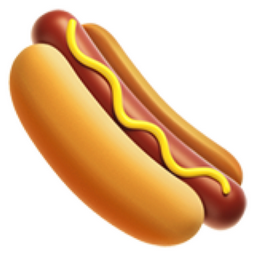
#> input picture input-imgs/hot-dog.png, 256 x 256 px
$ jupyter execute --allow-errors image-ascii.ipynb
#> lines starting #> are read from the running program, lines starting #| are printed output that depends on the picture
# Image to ASCII

## Table of Contents

# --------------------

## 1. Importing Libraries

## 2. Encoding Image to ASCII

## 3. Decoding ASCII

# --------------------

# Importing Libraries

[cell 1]
# Used for openning images
from PIL import Image

# Used for displaying images
from IPython.display import display

# Used for manipulating images as an array of values
import numpy as np

# Used for showing graph of values of imported images
import matplotlib.pyplot as plt

# Used for rounding values appropiately
import math

# Used for saving images and searching directories
import os

# Encoding Image to ASCII

## Importing and Grayscaling Image

[cell 2]
# Open the image
black_white_image = Image.open("input-imgs/hot-dog.png").convert('L')
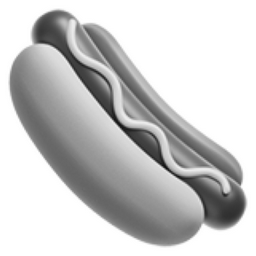
#> black_white_image: PIL image 256x256 L; min 18, max 255, mean 200.9

# Convert the image to a NumPy array
black_white_image_array = np.array(black_white_image)

[cell 3]
# Convert the edited array back to an image
black_white_image = Image.fromarray(black_white_image_array)

# Shows the grayscaled image
#display(black_white_image)

# Prints the resolution of the image
width, height = black_white_image.size
#> width = 256; height = 256
#print("Resolution: " + str(width) + "x" + str(height))

## Changing Resolution

[cell 4]
# Function to perform the averaging operation
def average_cells(arr):
    # Removing pixels to ensure that both resolution values are even
    if(len(arr) % 2 != 0):
        arr= np.delete(arr, 0, axis=0)

    if(len(arr[0]) % 2 != 0):
        # Checking and adjusting horizontal resolution
        # Removing the first column
        arr = arr[:, 1:]

    n, m = arr.shape[0] // 2, arr.shape[1] // 2
    return arr.reshape(n, 2, m, 2).mean(axis=(1, 3)).astype(int)

[cell 5]
# Iterates the averaging cells function to reduce resolution
# x and y values can be modified to change the new resolution, variables or parameters in while loop are modifiable
x = 1001
y = 1001
while x > 100 and y > 100:

    x = len(black_white_image_array[0])
    y = len(black_white_image_array)

    if(x > 64 and y > 64):
        black_white_image_array = average_cells(black_white_image_array)

        x = len(black_white_image_array[0])
        y = len(black_white_image_array)
#> this loop made 2 passes
#> pass 1, `black_white_image_array = average_cells(black_white_image_array)`:
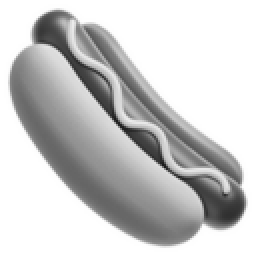
#> black_white_image_array: shape (128, 128) int64 (shown 2 times larger); min 25, max 255, mean 200.7
#> pass 2, `black_white_image_array = average_cells(black_white_image_array)`:
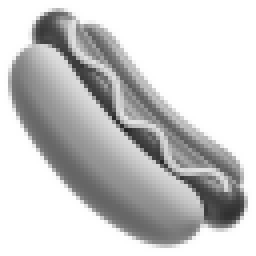
#> black_white_image_array: shape (64, 64) int64 (shown 4 times larger); min 36, max 255, mean 200.5

# Creates the a new image from the new array
black_white_image_low_res = Image.fromarray(black_white_image_array.astype('uint8'))

# Shows the image and its new resolution
#display(black_white_image_low_res)
#print("New Resolution: " + str(x) + "x" + str(y))

## Graphing Values Present in Image

[cell 6]
# Setting bin counts used to define the number of ASCII characters present in the ASCII art (13 is recommended)
image_bin_count = 13

# Computing histogram values and the bin edges
hist, bin_edges = np.histogram(black_white_image_array, bins=image_bin_count)
#> hist = [14, 114, 74, 139, 309, 245, 271, 220, 198, 192, 223, 56, 2041]; bin_edges = [36, 52.85, 69.69, 86.54, 103.4, 120.2, 137.1, 153.9, 170.8, 187.6, 204.5, 221.3, 238.2, 255]

# [10 lines of commented-out code are left out]

## ASCII Characters Lists

[cell 7]
ALL_ASCII_CHARS = ['$', '@', 'B', '%', '8', '&', 'W', 'M', '#', '*', 'o', 'a', 'h', 'k', 'b', 'd', 'p', 'q', 'w', 'm', 'Z', 'O', '0', 'Q', 'L', 'C', 'J', 'U', 'Y', 'X', 'z', 'c', 'v', 'u', 'n', 'x', 'r', 'j', 'f', 't', '/', '\\', '|', '(', ')', '1', '{', '}', '[', ']', '?', '-', '_', '+', '~', '<', '>', 'i', '!', 'l', 'I', ';', ':', ',', '^', '`', "'", '.']
STYLE_ASCII_CHARS = ["@", "#", "$", 'B', "%", "?", "*", "+", ';', ":", ",", ".", " "]

FULL_ASCII_CHARS = STYLE_ASCII_CHARS

## Converting Pixel Integer Values to ASCII

[cell 8]
# Function to convert values in numpy array to ASCII characters
def set_ascii_chars(image_array):

    # Array to fill with values representing ASCII art
    ascii_image = []

    # Loops through the rows of the input array
    for i in range(len(image_array)):

        # Array to fill with values representing lines in ASCII art
        ascii_image_line = []

        # Loops through elements in line of numpy array
        for j in range(len(image_array[i])):

            # Appends ASCII character to row list based on
            for k in range(len(bin_edges)-1):
                if(image_array[i][j] == bin_edges[k+1]):
                    ascii_image_line.append(FULL_ASCII_CHARS[k])

                elif(image_array[i][j] > bin_edges[k] and image_array[i][j] < bin_edges[k+1]):
                    ascii_image_line.append(FULL_ASCII_CHARS[k])

        # Ensures ASCII line length is the same as the image line length
        # Adds space character if line length is less than the resolution
        x_difference = x - len(ascii_image_line)
        for l in range(x_difference):
            ascii_image_line.append(" ")

        # Appends each line of the ASCII art
        ascii_image.append(ascii_image_line)
        ascii_image_line = []
#> this loop made 64 passes
#> x_difference on passes 1 to 12: 0, 0, 0, 0, 0, 0, 0, 0, 0, 0, 0, 0
#> after the loop, ascii_image = 64 items

    # Returns a new list of lists that represents an image in ASCII art
    return ascii_image

## Displaying the New ASCII Image

[cell 9]
ascii_image = set_ascii_chars(black_white_image_array)
#> ascii_image = 64 items

# Iterate through the rows in ascii_image
for row in ascii_image:
    # Convert the elements to strings and join them without spaces
    line_of_text = "".join(map(str, row))
#> this loop made 64 passes
    # Print each line
    #print(line_of_text)

## Saving ASCII Art

[cell 10]
# Parent folder of saved .txt files
folder_path = 'output-msgs'

# Finds number of files in directory, used for naming the file
#> (the rest of this cell did not finish here and is left out)

# Decoding Ascii

## Import Message File

[cell 11]
# The folder path of .txt files with ASCII art
folder_path = 'input-msgs'

# The filename of the ASCII art
message_filename = 'message-1'

# Creating the full filepath for the ASCII art
message_filepath = os.path.join(folder_path, message_filename)

# Creating empty list for .txt file data
ascii_image = []

# Open the file in read mode
#> (the rest of this cell did not finish here and is left out)

## Creating Value Dictionary

[cell 12]
# List used to determine relative position of sublist items
FULL_ASCII_CHARS = ['@', '#', '$', 'B', '%', '?', '8', '&', 'W', 'M', '*', 'o', 'a', 'h', 'k', 'b', 'd', 'p', 'q', 'w', 'm', 'Z', 'O', '0', 'Q', 'L', 'C', 'J', 'U', 'Y', 'X', 'z', 'c', 'v', 'u', 'n', 'x', 'r', 'j', 'f', 't', '/', '\\', '|', '(', ')', '1', '{', '}', '[', ']', '-', '_', '+', '~', '<', '>', 'i', '!', 'l', 'I', ';', ':', ',', '^', '`', "'", '.', ' ']

# Finds all the unique characters in the image
unique_list = []
for row in range(len(ascii_image)):
    for cell in range(len(ascii_image[row])):
        if(ascii_image[row][cell] not in unique_list):
            unique_list.append(ascii_image[row][cell])
#> after the loop, unique_list = []
# Displays the unique characters in the list
#print(unique_list)

# Sorts the list of ascii characters relative to the FULL_ASCII_CHARS list
sorted_unique_list = sorted(unique_list, key=FULL_ASCII_CHARS.index)
#> sorted_unique_list = []
# Displays character list ordered relative to the 'FULL_ASCII_CHARS' list
#print(sorted_unique_list)

# Generates the Step Value, the value difference between each ASCII character out of 255 grey shades
sorted_list_length = len(sorted_unique_list)
#> sorted_list_length = 0
#> (the rest of this cell did not finish here and is left out)

## Generating Image

[cell 13]
# Empty list that will store the values representing the decoded image
low_res_bw_decode_array = []

# Adding values to empty list based on the created dictionary
for row in range(len(ascii_image)):
    current_row = []
    for cell in range(len(ascii_image[row])):
        current_row.append(sorted_list_dictionary[ascii_image[row][cell]])

    # Adding each row to the original list
    low_res_bw_decode_array.append(current_row)
#> after the loop, low_res_bw_decode_array = []

# Displays the new list of lists with the new values
#print(low_res_bw_decode_array)

# Changing array to a numpy array
low_res_bw_decode_numpy = np.array(low_res_bw_decode_array)
#> low_res_bw_decode_numpy = empty array

# Converting the numpy array to an image
low_res_bw_decode_image = Image.fromarray(low_res_bw_decode_numpy.astype('uint8'))

# Shows the image
#display(low_res_bw_decode_image)
